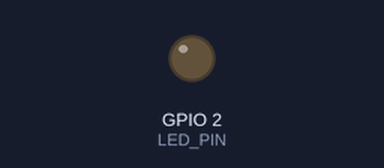
The sketch below on a simulated ESP32. Shown: output pins drawn as LEDs (lit = HIGH). WiFi joins after 1.5 s; servers stay silent unless stated; uploads are accepted with an empty reply; random numbers use the default seed unless the sketch sets one; what the sketch prints to the serial monitor is not drawn.

Above: at 4.5 s.
At 5.39 s:
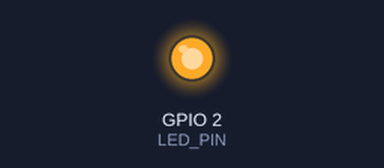
Timing chart, 0 to 10.3 s (numbered marks = the images above):
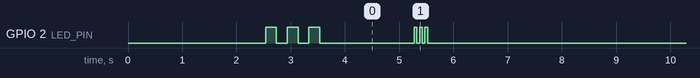

The sketch:

sketch.ino
```cpp
/*
 * ESP32 Air Quality Monitor - Wokwi Simulator
 * Gửi dữ liệu về Django server qua HTTP POST
 *
 * Hardware:
 * - ESP32 DevKit V1
 * - LED Status (GPIO2)
 *
 * Chức năng:
 * - Tạo dữ liệu cảm biến ngẫu nhiên
 * - Gửi về server mỗi 5 giây
 * - LED nháy khi gửi thành công
 */

#include <WiFi.h>
#include <HTTPClient.h>
#include <WiFiClientSecure.h>
#include <ArduinoJson.h>

// ===== CẤU HÌNH WIFI =====
const char* ssid = "Wokwi-GUEST";
const char* password = "";

// ===== CẤU HÌNH SERVER =====
// Sử dụng ngrok để kết nối từ Wokwi đến localhost
// URL ngrok: https://inequilateral-youlanda-hypermagical.ngrok-free.dev
const char* serverUrl = "https://inequilateral-youlanda-hypermagical.ngrok-free.dev/api/sensor-data/";
const char* deviceId = "ESP32_WOKWI_SIMULATOR";

// ===== CẤU HÌNH PHẦN CỨNG =====
const int LED_PIN = 2;  // GPIO2 - LED trạng thái

// ===== CẤU HÌNH THỜI GIAN =====
const unsigned long SEND_INTERVAL = 5000;  // 5 giây
unsigned long lastSendTime = 0;
int sendCount = 0;

// ===== HÀM TẠO DỮ LIỆU NGẪU NHIÊN =====
struct SensorData {
  float temperature;
  float humidity;
  float gas_level;
  float dust_density;
  int aqi;
  String air_quality_status;
};

SensorData generateRandomData() {
  SensorData data;

  // Nhiệt độ: 22-32°C
  data.temperature = random(220, 321) / 10.0;

  // Độ ẩm: 50-80%
  data.humidity = random(500, 801) / 10.0;

  // Khí gas: 100-300 ppm
  data.gas_level = random(1000, 3001) / 10.0;

  // Bụi: 30-150 µg/m³
  data.dust_density = random(300, 1501) / 10.0;

  // AQI: 50-180
  data.aqi = random(50, 181);

  // Trạng thái không khí dựa trên AQI
  if (data.aqi <= 50) {
    data.air_quality_status = "GOOD";
  } else if (data.aqi <= 100) {
    data.air_quality_status = "MODERATE";
  } else if (data.aqi <= 150) {
    data.air_quality_status = "UNHEALTHY";
  } else {
    data.air_quality_status = "VERY_UNHEALTHY";
  }

  return data;
}

// ===== HÀM GỬI DỮ LIỆU =====
bool sendDataToServer(SensorData data) {
  if (WiFi.status() != WL_CONNECTED) {
    Serial.println("❌ WiFi không kết nối!");
    return false;
  }

  // Tạo WiFiClientSecure cho HTTPS (ngrok)
  WiFiClientSecure *client = new WiFiClientSecure;
  if (!client) {
    Serial.println("❌ Không thể tạo WiFiClientSecure!");
    return false;
  }

  // Skip SSL certificate verification cho ngrok
  client->setInsecure();

  HTTPClient http;
  http.begin(*client, serverUrl);
  http.addHeader("Content-Type", "application/json");
  http.addHeader("ngrok-skip-browser-warning", "true");  // Bypass ngrok warning page
  http.addHeader("User-Agent", "ESP32-AQI-Monitor");
  http.setTimeout(15000);  // Timeout 15 giây

  // Tạo JSON payload
  StaticJsonDocument<256> doc;
  doc["temperature"] = data.temperature;
  doc["humidity"] = data.humidity;
  doc["gas_level"] = data.gas_level;
  doc["dust_density"] = data.dust_density;
  doc["aqi"] = data.aqi;
  doc["air_quality_status"] = data.air_quality_status;
  doc["device_id"] = deviceId;

  String jsonPayload;
  serializeJson(doc, jsonPayload);

  // Gửi POST request
  Serial.println("\n📤 Gửi dữ liệu...");
  Serial.println("Payload: " + jsonPayload);

  int httpResponseCode = http.POST(jsonPayload);

  bool success = false;
  if (httpResponseCode > 0) {
    String response = http.getString();
    Serial.printf("✅ Response Code: %d\n", httpResponseCode);
    Serial.println("Response: " + response);

    if (httpResponseCode == 201) {
      success = true;

      // Parse response để kiểm tra trạng thái lưu
      StaticJsonDocument<512> responseDoc;
      DeserializationError error = deserializeJson(responseDoc, response);

      if (!error) {
        bool savedToDb = responseDoc["saved_to_database"] | false;
        if (savedToDb) {
          Serial.println("💾 [SAVED TO DATABASE]");
        } else {
          Serial.println("⚡ [CACHED ONLY - Real-time display]");
        }
      }
    }
  } else {
    Serial.printf("❌ Lỗi HTTP: %d - %s\n", httpResponseCode, http.errorToString(httpResponseCode).c_str());
    Serial.println("💡 Kiểm tra: Django server đang chạy? Ngrok đang chạy? URL đúng?");
  }

  http.end();
  delete client;
  return success;
}

// ===== HÀM TẠO CHUỖI LẶP =====
String repeatChar(char c, int count) {
  String result = "";
  for (int i = 0; i < count; i++) {
    result += c;
  }
  return result;
}

// ===== HÀM NHÁY LED =====
void blinkLED(int times, int delayMs) {
  for (int i = 0; i < times; i++) {
    digitalWrite(LED_PIN, HIGH);
    delay(delayMs);
    digitalWrite(LED_PIN, LOW);
    delay(delayMs);
  }
}

// ===== SETUP =====
void setup() {
  Serial.begin(115200);
  delay(1000);

  // Khởi tạo LED
  pinMode(LED_PIN, OUTPUT);
  digitalWrite(LED_PIN, LOW);

  Serial.println("\n" + repeatChar('=', 70));
  Serial.println("  ESP32 AIR QUALITY MONITOR - WOKWI SIMULATOR");
  Serial.println(repeatChar('=', 70));
  Serial.println("Device ID: " + String(deviceId));
  Serial.println("Server URL: " + String(serverUrl));
  Serial.println("Send Interval: " + String(SEND_INTERVAL / 1000) + " giây");
  Serial.println(repeatChar('=', 70) + "\n");

  // Kết nối WiFi
  Serial.print("🔌 Đang kết nối WiFi");
  WiFi.begin(ssid, password);

  int attempts = 0;
  while (WiFi.status() != WL_CONNECTED && attempts < 20) {
    delay(500);
    Serial.print(".");
    attempts++;
  }

  if (WiFi.status() == WL_CONNECTED) {
    Serial.println("\n✅ WiFi đã kết nối!");
    Serial.println("IP Address: " + WiFi.localIP().toString());
    blinkLED(3, 200);  // Nháy 3 lần báo hiệu kết nối thành công
  } else {
    Serial.println("\n❌ Không thể kết nối WiFi!");
    Serial.println("⚠️  Vui lòng kiểm tra cấu hình Private Gateway trong Wokwi");
  }

  Serial.println("\n📡 Bắt đầu gửi dữ liệu...\n");
}

// ===== LOOP =====
void loop() {
  unsigned long currentTime = millis();

  // Gửi dữ liệu mỗi SEND_INTERVAL giây
  if (currentTime - lastSendTime >= SEND_INTERVAL) {
    lastSendTime = currentTime;
    sendCount++;

    // Tạo dữ liệu ngẫu nhiên
    SensorData data = generateRandomData();

    // Hiển thị thông tin
    Serial.println("┌" + repeatChar('─', 68) + "┐");
    Serial.printf("│ #%-3d | Temp: %.1f°C | Hum: %.1f%% | Gas: %.1f ppm | Dust: %.1f µg/m³ │\n",
                  sendCount, data.temperature, data.humidity, data.gas_level, data.dust_density);
    Serial.printf("│      | AQI: %-3d | Status: %-20s                 │\n",
                  data.aqi, data.air_quality_status.c_str());
    Serial.println("└" + repeatChar('─', 68) + "┘");

    // Gửi dữ liệu
    bool success = sendDataToServer(data);

    if (success) {
      // Nháy LED 1 lần khi gửi thành công
      blinkLED(1, 100);
    } else {
      // Nháy LED nhanh 3 lần khi lỗi
      blinkLED(3, 50);
    }
  }

  delay(100);  // Delay ngắn để không block CPU
}
```

Measured:
- by itself, GPIO 2 (LED_PIN): HIGH → LOW at 2.7 s, → HIGH 0.20 s later, → LOW 0.20 s later, → HIGH 0.20 s later, … (155 changes in this stretch)
